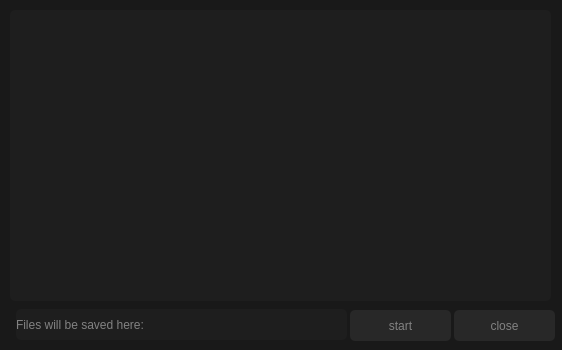
<?xml version="1.0" encoding="UTF-8"?>
<ui version="4.0">
 <class>MainWindow</class>
 <widget class="QMainWindow" name="MainWindow">
  <property name="geometry">
   <rect>
    <x>0</x>
    <y>0</y>
    <width>562</width>
    <height>350</height>
   </rect>
  </property>
  <property name="windowTitle">
   <string>MainWindow</string>
  </property>
  <property name="styleSheet">
   <string notr="true">QMainWindow {
	background-color: rgb(25, 25, 25);
	color: rgb(130, 130, 130);

	border-radius: 5px;
}

QLabel{
	color: rgb(130, 130, 130);
}

QFrame{
	background-color: rgb(30, 30, 30);

	border-radius: 5px;
}

QLineEdit{
	background-color: rgb(40, 40, 40);
	color: rgb(130, 130, 130);

	border-radius: 5px;
}

QTextBrowser{
	background-color: rgb(40, 40, 40);
	color: rgb(130, 130, 130);

	border-radius: 5px;
}

QListView{
	background-color: rgb(40, 40, 40);
	color: rgb(130, 130, 130);

	border-radius: 5px;
}

QProgressBar{
	background-color: rgb(40, 40, 40);
	color: rgb(130, 130, 130);

	border-radius: 5px;
}

QPushButton{
	background-color: rgb(40, 40, 40);
	color: rgb(130, 130, 130);

	border-radius: 5px;
}

QPushButton:pressed {
	background-color: rgb(130, 130, 130);
	color: rgb(130, 130, 130);

	border-radius: 5px;
}</string>
  </property>
  <widget class="QWidget" name="centralwidget">
   <widget class="QLabel" name="lbl_savePath">
    <property name="geometry">
     <rect>
      <x>16</x>
      <y>309</y>
      <width>331</width>
      <height>31</height>
     </rect>
    </property>
    <property name="text">
     <string>Files will be saved here:</string>
    </property>
   </widget>
   <widget class="QPushButton" name="btn_close">
    <property name="geometry">
     <rect>
      <x>454</x>
      <y>310</y>
      <width>101</width>
      <height>31</height>
     </rect>
    </property>
    <property name="text">
     <string>close</string>
    </property>
   </widget>
   <widget class="QTextEdit" name="te_console">
    <property name="geometry">
     <rect>
      <x>10</x>
      <y>10</y>
      <width>541</width>
      <height>291</height>
     </rect>
    </property>
   </widget>
   <widget class="QPushButton" name="btn_start">
    <property name="geometry">
     <rect>
      <x>350</x>
      <y>310</y>
      <width>101</width>
      <height>31</height>
     </rect>
    </property>
    <property name="text">
     <string>start</string>
    </property>
   </widget>
  </widget>
 </widget>
 <resources/>
 <connections/>
</ui>
